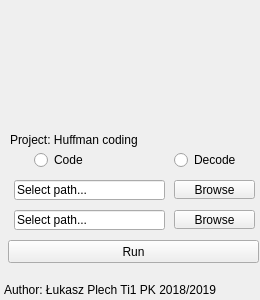
<?xml version="1.0" encoding="UTF-8"?>
<ui version="4.0">
 <class>Huffman</class>
 <widget class="QMainWindow" name="Huffman">
  <property name="geometry">
   <rect>
    <x>0</x>
    <y>0</y>
    <width>260</width>
    <height>300</height>
   </rect>
  </property>
  <property name="windowTitle">
   <string>Huffman</string>
  </property>
  <widget class="QWidget" name="centralWidget">
   <widget class="QPushButton" name="run_button">
    <property name="geometry">
     <rect>
      <x>8</x>
      <y>240</y>
      <width>251</width>
      <height>23</height>
     </rect>
    </property>
    <property name="text">
     <string>Run</string>
    </property>
   </widget>
   <widget class="QRadioButton" name="Code">
    <property name="geometry">
     <rect>
      <x>34</x>
      <y>150</y>
      <width>51</width>
      <height>20</height>
     </rect>
    </property>
    <property name="text">
     <string>Code</string>
    </property>
   </widget>
   <widget class="QToolButton" name="bottom_browser">
    <property name="geometry">
     <rect>
      <x>174</x>
      <y>210</y>
      <width>81</width>
      <height>19</height>
     </rect>
    </property>
    <property name="text">
     <string>Browse</string>
    </property>
   </widget>
   <widget class="QLineEdit" name="bottom_file">
    <property name="geometry">
     <rect>
      <x>14</x>
      <y>210</y>
      <width>151</width>
      <height>20</height>
     </rect>
    </property>
    <property name="text">
     <string>Select path...</string>
    </property>
   </widget>
   <widget class="QLabel" name="presentation_label">
    <property name="geometry">
     <rect>
      <x>4</x>
      <y>280</y>
      <width>261</width>
      <height>20</height>
     </rect>
    </property>
    <property name="text">
     <string>Author: Łukasz Plech Ti1 PK 2018/2019</string>
    </property>
   </widget>
   <widget class="QToolButton" name="top_browser">
    <property name="geometry">
     <rect>
      <x>174</x>
      <y>180</y>
      <width>81</width>
      <height>19</height>
     </rect>
    </property>
    <property name="text">
     <string>Browse</string>
    </property>
   </widget>
   <widget class="QLineEdit" name="top_file">
    <property name="geometry">
     <rect>
      <x>14</x>
      <y>180</y>
      <width>151</width>
      <height>20</height>
     </rect>
    </property>
    <property name="text">
     <string>Select path...</string>
    </property>
   </widget>
   <widget class="QRadioButton" name="Decode">
    <property name="geometry">
     <rect>
      <x>174</x>
      <y>150</y>
      <width>61</width>
      <height>20</height>
     </rect>
    </property>
    <property name="text">
     <string>Decode</string>
    </property>
   </widget>
   <widget class="QLabel" name="label_logo">
    <property name="geometry">
     <rect>
      <x>74</x>
      <y>10</y>
      <width>121</width>
      <height>111</height>
     </rect>
    </property>
    <property name="text">
     <string/>
    </property>
   </widget>
   <widget class="QLabel" name="information_label">
    <property name="geometry">
     <rect>
      <x>10</x>
      <y>130</y>
      <width>251</width>
      <height>20</height>
     </rect>
    </property>
    <property name="text">
     <string>Project: Huffman coding</string>
    </property>
   </widget>
  </widget>
 </widget>
 <layoutdefault spacing="6" margin="11"/>
 <resources/>
 <connections/>
</ui>
